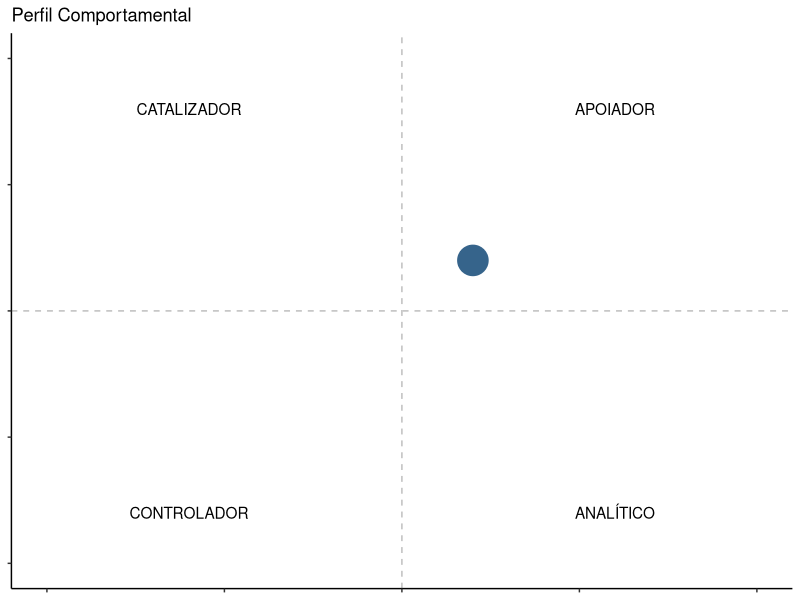

Reproduce this figure in R.
library(ggplot2)


x = 6
y = 6
cart <- data.frame(x= x,
                   y = y)

# Basic scatter plot
ggplot(cart, aes(x=x, y=y)) +
  geom_point(color = 'steelblue4', size=10) +
  theme_classic()+
  xlim(0,10) + ylim(0,10) +
  labs(x = NULL,
       y = NULL,
       title = 'Perfil Comportamental') + 
  geom_hline(yintercept=5, linetype="dashed", color = "gray") +
  geom_vline(xintercept = 5, linetype="dashed",color = "gray")+
  ggplot2::annotate('text', x = 2, y = 9, label = "CATALIZADOR") + 
  ggplot2::annotate('text', x = 8, y = 9, label = "APOIADOR") + 
  ggplot2::annotate('text', x = 2, y = 1, label = "CONTROLADOR") + 
  ggplot2::annotate('text', x = 8, y = 1, label = "ANALÍTICO") + 
  theme(axis.text.y=element_blank(),axis.text.x=element_blank())
   




